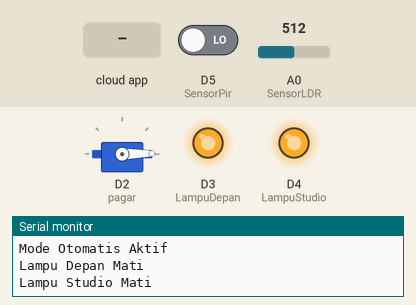
This sketch was run on a simulated ESP8266 (NodeMCU). On the bench: servo, output pins drawn as LEDs (lit = HIGH), the last lines printed to the serial monitor. The inputs (shaded band) are chosen by the test bench; at power-on: A0 (SensorLDR) = 512, D5 (SensorPir) LOW. WiFi joins after 1.5 s; servers stay silent unless stated; the Firebase database answers and starts empty.

Above: at 3.3 s.
3.4 s: A0 (SensorLDR) set to 885
6.1 s: A0 (SensorLDR) set to 919
At 7.7 s:
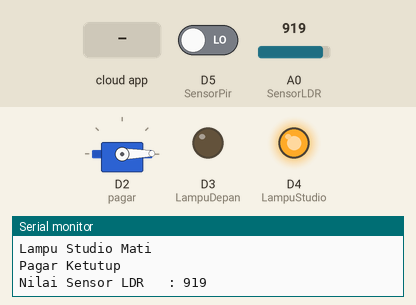
8.5 s: D5 (SensorPir) driven HIGH
At 10.1 s:
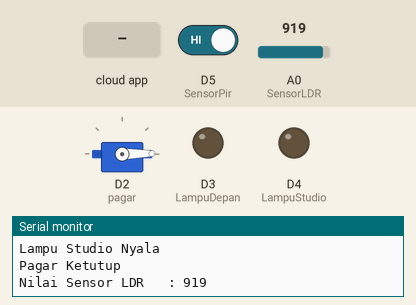
11.8 s: the phone or cloud app sets Mode to 1
14.5 s: the phone or cloud app sets LampuDepan to 1
At 16.2 s:
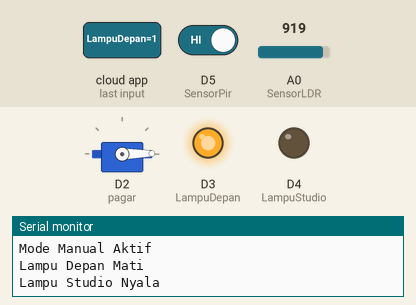
16.8 s: the phone or cloud app sets LampuDepan to 0
At 18.6 s:
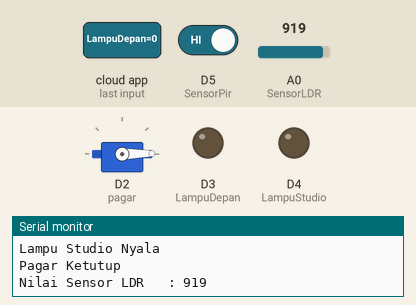
Timing chart, 0 to 20.0 s (numbered marks = the images above; inputs shaded):
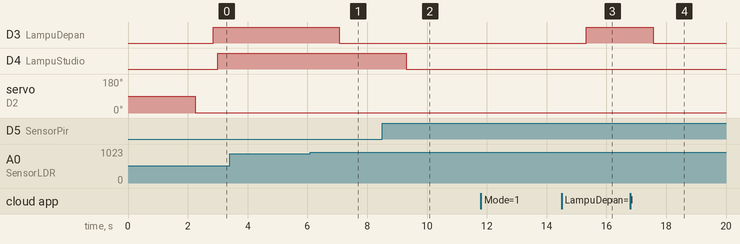

The sketch:

SmartHomeZonaPhoto.ino
```cpp
#include <ESP8266WiFi.h>
#include<Firebase_ESP_Client.h>
#include <Servo.h>

#include "addons/TokenHelper.h"
#include "addons/RTDBHelper.h"

//#define WIFI_SSID ""
//#define WIFI_PASSWORD ""

#define WIFI_SSID "Mahardhika"
#define WIFI_PASSWORD "asdfghjkl"

#define DATABASE_URL "https://smarthomezonaphoto-default-rtdb.firebaseio.com/" // Alamat Firebase
#define API_KEY "AIzaSyCo36ZEYf0zRJ2q7XDrvhG8emA5cz0iV9E"
#define USER_EMAIL "zonaphoto@gmail.com"
#define USER_PASSWORD "tugasakhir"

FirebaseData fbdo;

FirebaseAuth auth;
FirebaseConfig config;
#define pagar D2
#define LampuDepan D3
#define LampuStudio D4
#define SensorPir D5
#define SensorLDR A0

Servo myservo;  // create servo object to control a servo
// twelve servo objects can be created on most boards


void setup() {
  Serial.begin(9600);                                 // Pengaktifan Serial

  pinMode(LampuDepan, OUTPUT);
  pinMode(LampuStudio, OUTPUT);

  WiFi.begin(WIFI_SSID, WIFI_PASSWORD);
  Serial.print("Connecting to Wi-Fi");
  while (WiFi.status() != WL_CONNECTED)
  {
    Serial.print(".");
    delay(300);
  }
  Serial.println();
  Serial.print("Connected: ");
  Serial.println(WiFi.SSID());
  Serial.println();

  Serial.printf("Firebase Client v%s\n\n", FIREBASE_CLIENT_VERSION);

  config.api_key = API_KEY;

  auth.user.email = USER_EMAIL;
  auth.user.password = USER_PASSWORD;

  config.database_url = DATABASE_URL;

  config.token_status_callback = tokenStatusCallback;
  Firebase.begin(&config, &auth);

  myservo.attach(pagar);  // attaches the servo on GIO2 to the servo object
  Firebase.RTDB.setInt(&fbdo, "/Pagar", 0);
  Firebase.RTDB.getInt(&fbdo, "/Mode");
  Firebase.RTDB.getInt(&fbdo, "/LampuDepan");
  Firebase.RTDB.getInt(&fbdo, "/LampuStudio");
  Firebase.reconnectWiFi(true);
}

int FbLampuDepan;
int FbLampuStudio;
int FbCekMode;
int FbPagar;

void loop() {

     if(Firebase.RTDB.getInt(&fbdo, "/Pagar")) {
      FbPagar = fbdo.intData();
    }

    if(FbPagar == 180){
        myservo.write(180);
        Serial.println("Pagar Kebuka");
    } else if(FbPagar == 0){
      myservo.write(1);
        Serial.println("Pagar Ketutup");
    }

    int value = digitalRead(SensorPir);

  // Baca Nilai ldr
  int NilaiLdr = analogRead(SensorLDR);
  Serial.print("Nilai Sensor LDR   : ");
  Serial.println(NilaiLdr);

  Firebase.RTDB.setInt(&fbdo, "/ldr", NilaiLdr);              //Mengirim nilai sensor ldr ke firebase


     //Mengambil Data Dari Firebase
    if(Firebase.RTDB.getInt(&fbdo, "/LampuDepan")) {
       FbLampuDepan = fbdo.intData();
    }
    if(Firebase.RTDB.getInt(&fbdo, "/LampuStudio")) {
      FbLampuStudio = fbdo.intData();
    }
    if(Firebase.RTDB.getInt(&fbdo, "/Mode")) {
      FbCekMode = fbdo.intData();
    }

    if(FbCekMode == 0) {
      Serial.println("Mode Otomatis Aktif");

      if(NilaiLdr <= 900){
        digitalWrite(LampuDepan, HIGH);
        Serial.println("Lampu Depan Mati");
        Firebase.RTDB.setString(&fbdo, "/LPDepan", "Mati");
        } else if (NilaiLdr >= 901) {
          digitalWrite(LampuDepan, LOW);
          Serial.println("Lampu Depan Nyala");
          Firebase.RTDB.setString(&fbdo, "/LPDepan", "Nyala");
        }

     if(value == HIGH){
       digitalWrite(LampuStudio, LOW);
       Serial.println("Lampu Studio Nyala");
       Firebase.RTDB.setString(&fbdo, "/LPStudio", "Nyala");
//     delay(5000);
     } else {
       digitalWrite(LampuStudio, HIGH);
       Serial.println("Lampu Studio Mati");
       Firebase.RTDB.setString(&fbdo, "/LPStudio", "Mati");
      }
    } else if(FbCekMode == 1){
      Serial.println("Mode Manual Aktif");

      if (FbLampuDepan == 0) {
      digitalWrite(LampuDepan, LOW);
      Serial.println("Lampu Depan Nyala");
      } else if (FbLampuDepan == 1) {
        digitalWrite(LampuDepan, HIGH);
        Serial.println("Lampu Depan Mati");
      }

      if (FbLampuStudio == 0) {
      digitalWrite(LampuStudio, LOW);
      Serial.println("Lampu Studio Nyala");
      } else if (FbLampuStudio == 1) {
        digitalWrite(LampuStudio, HIGH);
        Serial.println("Lampu Studio Mati");
      }
    }

    Serial.println();

}
```

Measured:
- the behaviour switches between 900 and 901 on A0 (SensorLDR) (found by bisection; images 0 and 1)
- after the input at 6.1 s, D3 (LampuDepan): HIGH → LOW after 0.96 s
- after the input at 8.5 s, D4 (LampuStudio): HIGH → LOW after 0.81 s
- after the input at 14.5 s, D3 (LampuDepan): LOW → HIGH after 0.82 s
- after the input at 16.8 s, D3 (LampuDepan): HIGH → LOW after 0.77 s
